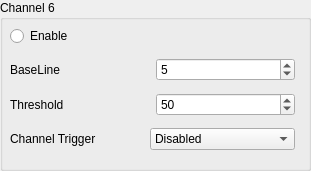
   <widget class="QGroupBox" name="groupBox_7">
    <property name="geometry">
     <rect>
      <x>635</x>
      <y>440</y>
      <width>311</width>
      <height>171</height>
     </rect>
    </property>
    <property name="title">
     <string>Channel 6</string>
    </property>
    <widget class="QWidget" name="layoutWidget_7">
     <property name="geometry">
      <rect>
       <x>10</x>
       <y>20</y>
       <width>285</width>
       <height>138</height>
      </rect>
     </property>
     <layout class="QVBoxLayout" name="verticalLayout_9">
      <item>
       <widget class="QRadioButton" name="radioButtonCh6Enable">
        <property name="text">
         <string>Enable</string>
        </property>
        <property name="checked">
         <bool>false</bool>
        </property>
        <property name="autoExclusive">
         <bool>false</bool>
        </property>
       </widget>
      </item>
      <item>
       <layout class="QHBoxLayout" name="horizontalLayout_25">
        <item>
         <widget class="QLabel" name="label_26">
          <property name="text">
           <string>BaseLine</string>
          </property>
         </widget>
        </item>
        <item>
         <widget class="QSpinBox" name="spinBoxBaselineCh6">
          <property name="maximum">
           <number>16384</number>
          </property>
          <property name="value">
           <number>5</number>
          </property>
         </widget>
        </item>
       </layout>
      </item>
      <item>
       <layout class="QHBoxLayout" name="horizontalLayout_26">
        <item>
         <widget class="QLabel" name="label_27">
          <property name="text">
           <string>Threshold</string>
          </property>
         </widget>
        </item>
        <item>
         <widget class="QSpinBox" name="spinBoxThresholdCh6">
          <property name="maximum">
           <number>16384</number>
          </property>
          <property name="value">
           <number>50</number>
          </property>
         </widget>
        </item>
       </layout>
      </item>
      <item>
       <layout class="QHBoxLayout" name="horizontalLayout_27">
        <item>
         <widget class="QLabel" name="label_28">
          <property name="text">
           <string>Channel Trigger</string>
          </property>
         </widget>
        </item>
        <item>
         <widget class="QComboBox" name="comboBoxExternalTriggerCh6">
          <property name="currentIndex">
           <number>2</number>
          </property>
          <item>
           <property name="text">
            <string>Acquisition Only</string>
           </property>
          </item>
          <item>
           <property name="text">
            <string>Acquisition &amp; TrigOut</string>
           </property>
          </item>
          <item>
           <property name="text">
            <string>Disabled</string>
           </property>
          </item>
         </widget>
        </item>
       </layout>
      </item>
     </layout>
    </widget>
   </widget>
